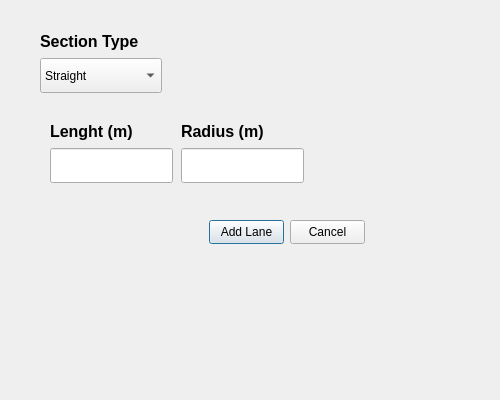
<?xml version="1.0" encoding="UTF-8"?>
<ui version="4.0">
 <class>SectionsDialog</class>
 <widget class="QDialog" name="SectionsDialog">
  <property name="geometry">
   <rect>
    <x>0</x>
    <y>0</y>
    <width>500</width>
    <height>400</height>
   </rect>
  </property>
  <property name="minimumSize">
   <size>
    <width>500</width>
    <height>400</height>
   </size>
  </property>
  <property name="maximumSize">
   <size>
    <width>500</width>
    <height>400</height>
   </size>
  </property>
  <property name="windowTitle">
   <string>Dialog</string>
  </property>
  <widget class="QComboBox" name="direction_comboBox">
   <property name="geometry">
    <rect>
     <x>40</x>
     <y>58</y>
     <width>122</width>
     <height>35</height>
    </rect>
   </property>
   <property name="minimumSize">
    <size>
     <width>0</width>
     <height>35</height>
    </size>
   </property>
   <property name="maximumSize">
    <size>
     <width>16777215</width>
     <height>35</height>
    </size>
   </property>
   <item>
    <property name="text">
     <string>Straight</string>
    </property>
   </item>
   <item>
    <property name="text">
     <string>Bend</string>
    </property>
   </item>
  </widget>
  <widget class="QLabel" name="label_6">
   <property name="geometry">
    <rect>
     <x>40</x>
     <y>30</y>
     <width>122</width>
     <height>22</height>
    </rect>
   </property>
   <property name="font">
    <font>
     <pointsize>12</pointsize>
     <bold>true</bold>
    </font>
   </property>
   <property name="text">
    <string>Section Type</string>
   </property>
  </widget>
  <widget class="QLineEdit" name="lane_lineEdit_4">
   <property name="geometry">
    <rect>
     <x>181</x>
     <y>148</y>
     <width>123</width>
     <height>35</height>
    </rect>
   </property>
   <property name="minimumSize">
    <size>
     <width>0</width>
     <height>35</height>
    </size>
   </property>
   <property name="maximumSize">
    <size>
     <width>16777215</width>
     <height>35</height>
    </size>
   </property>
  </widget>
  <widget class="QLineEdit" name="lane_lineEdit_5">
   <property name="geometry">
    <rect>
     <x>50</x>
     <y>148</y>
     <width>123</width>
     <height>35</height>
    </rect>
   </property>
   <property name="minimumSize">
    <size>
     <width>0</width>
     <height>35</height>
    </size>
   </property>
   <property name="maximumSize">
    <size>
     <width>16777215</width>
     <height>35</height>
    </size>
   </property>
  </widget>
  <widget class="QLabel" name="label_5">
   <property name="geometry">
    <rect>
     <x>181</x>
     <y>120</y>
     <width>91</width>
     <height>22</height>
    </rect>
   </property>
   <property name="font">
    <font>
     <pointsize>12</pointsize>
     <bold>true</bold>
    </font>
   </property>
   <property name="text">
    <string>Radius (m)</string>
   </property>
  </widget>
  <widget class="QLabel" name="label_7">
   <property name="geometry">
    <rect>
     <x>50</x>
     <y>120</y>
     <width>100</width>
     <height>22</height>
    </rect>
   </property>
   <property name="font">
    <font>
     <pointsize>12</pointsize>
     <bold>true</bold>
    </font>
   </property>
   <property name="text">
    <string>Lenght (m)</string>
   </property>
  </widget>
  <widget class="QPushButton" name="edit_lane_btn">
   <property name="geometry">
    <rect>
     <x>209</x>
     <y>220</y>
     <width>75</width>
     <height>24</height>
    </rect>
   </property>
   <property name="text">
    <string>Add Lane</string>
   </property>
  </widget>
  <widget class="QPushButton" name="cancel_lane_btn">
   <property name="geometry">
    <rect>
     <x>290</x>
     <y>220</y>
     <width>75</width>
     <height>24</height>
    </rect>
   </property>
   <property name="text">
    <string>Cancel</string>
   </property>
  </widget>
 </widget>
 <resources/>
 <connections/>
</ui>
